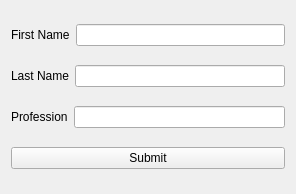
<?xml version="1.0" encoding="UTF-8"?>
<ui version="4.0">
 <class>Widget</class>
 <widget class="QWidget" name="Widget">
  <property name="geometry">
   <rect>
    <x>0</x>
    <y>0</y>
    <width>296</width>
    <height>194</height>
   </rect>
  </property>
  <property name="windowTitle">
   <string>Widget</string>
  </property>
  <layout class="QVBoxLayout" name="verticalLayout">
   <item>
    <layout class="QHBoxLayout" name="horizontalLayout">
     <item>
      <widget class="QLabel" name="firstN">
       <property name="text">
        <string>First Name</string>
       </property>
      </widget>
     </item>
     <item>
      <widget class="QLineEdit" name="lineEdit"/>
     </item>
    </layout>
   </item>
   <item>
    <layout class="QHBoxLayout" name="horizontalLayout_2">
     <item>
      <widget class="QLabel" name="lastN">
       <property name="text">
        <string>Last Name</string>
       </property>
      </widget>
     </item>
     <item>
      <widget class="QLineEdit" name="lineEdit_2"/>
     </item>
    </layout>
   </item>
   <item>
    <layout class="QHBoxLayout" name="horizontalLayout_3">
     <item>
      <widget class="QLabel" name="profesionL">
       <property name="text">
        <string>Profession</string>
       </property>
      </widget>
     </item>
     <item>
      <widget class="QLineEdit" name="lineEdit_3"/>
     </item>
    </layout>
   </item>
   <item>
    <widget class="QPushButton" name="pushButton">
     <property name="text">
      <string>Submit</string>
     </property>
    </widget>
   </item>
  </layout>
 </widget>
 <resources/>
 <connections/>
</ui>
